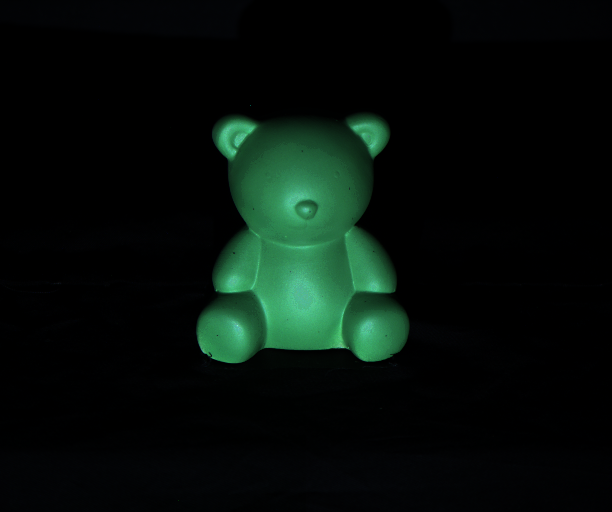
%> input picture Matlab/test_00/01001.png, 612 x 512 px; its folder holds only this picture in this run
$ octave testDecoupageIm.m   (GNU Octave 9; MATLAB toolbox functions it lacks are replaced by stand-ins)
%> lines starting %> are read from the running program, lines starting %| are printed output that depends on the picture
### Matlab/Decoupage.m
function [Imageoutput] = Decoupage(Imageinput, factor)
%DECOUPAGE renvoie une partie de l'image

% Vérifie que le facteur est compris entre 0 et 1
    if factor <= 0 || factor > 1
        error('Le facteur doit être un nombre entre 0 (exclus) et 1 (inclus).');
    end

    % Obtenir les dimensions de l'image originale
    [height, width] = size(Imageinput);

    % Calculer les nouvelles dimensions
    newHeight = round(height * factor);
    newWidth = round(width * factor);

    % Calculer les coordonnées de recadrage
    startY = round((height - newHeight) / 2) + 1;
    startX = round((width - newWidth) / 2) + 1;
    endY = startY + newHeight - 1;
    endX = startX + newWidth - 1;

    % Recadrer l'image
    Imageoutput = Imageinput(startY:endY, startX:endX, :);
end

### Matlab/testDecoupageIm.m
close all
clear all
clc

%% Récupération du jeu de données
folderPath = 'test_00';
nbVues = 5;

fileList = dir(folderPath);
fileList = fileList(3:end); % On enlève .. et .

%% Test avec la première image
imageRGB = imread(fullfile(folderPath, fileList(1).name));
%> imageRGB is the input picture: size 512x612x3 uint16; mean R, G, B 677.2, 1789.5, 1215.6
imageGray = rgb2gray(imageRGB);
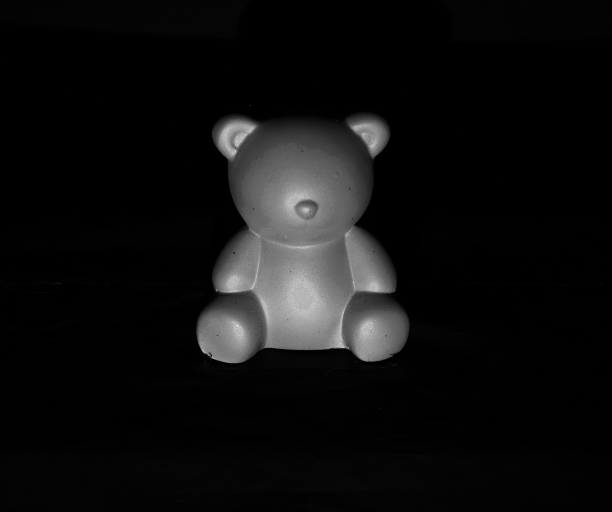
%> imageGray: size 512x612 uint16; min 0, max 23888, mean 1391.5; drawn with min black and max white
imageDecoup = Decoupage(imageGray, 0.3);
%> in Decoupage, `Imageoutput = Imageinput(startY:endY, startX:endX, :);`:
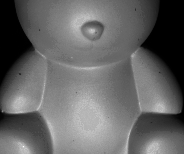
%> Imageoutput: size 154x184 uint16; min 6, max 23888, mean 9526.7; drawn with min black and max white
figure
imshow(imageGray)
figure
imshow(imageDecoup)

$ run again, on Matlab/test_00/01005.png
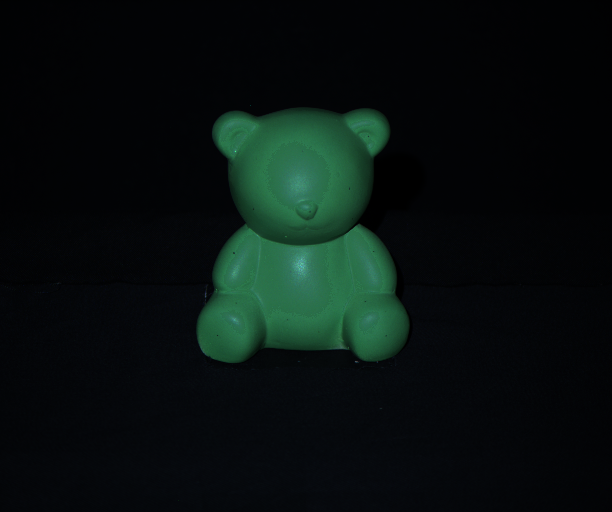
%> input picture Matlab/test_00/01005.png, 612 x 512 px
%> imageRGB is the input picture: size 512x612x3 uint16; mean R, G, B 1593.4, 3384.9, 2972.3
%> `imageGray = rgb2gray(imageRGB);`:
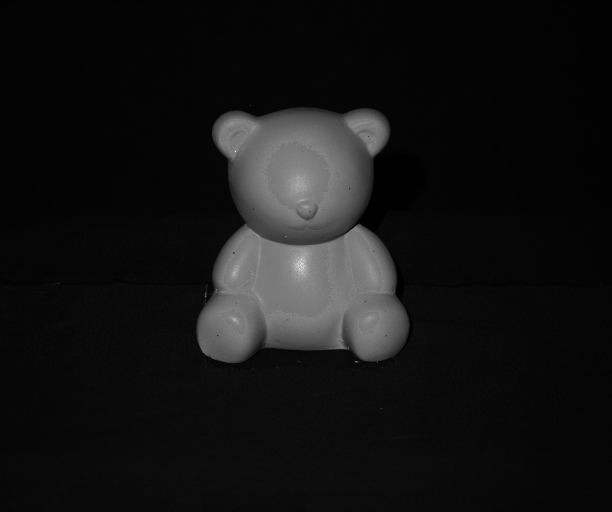
%> imageGray: size 512x612 uint16; min 44, max 35174, mean 2802.3; drawn with min black and max white
%> in Decoupage, `Imageoutput = Imageinput(startY:endY, startX:endX, :);`:
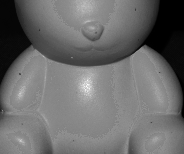
%> Imageoutput: size 154x184 uint16; min 55, max 31917, mean 13584.4; drawn with min black and max white

$ run again, on Matlab/test_00/01006.png
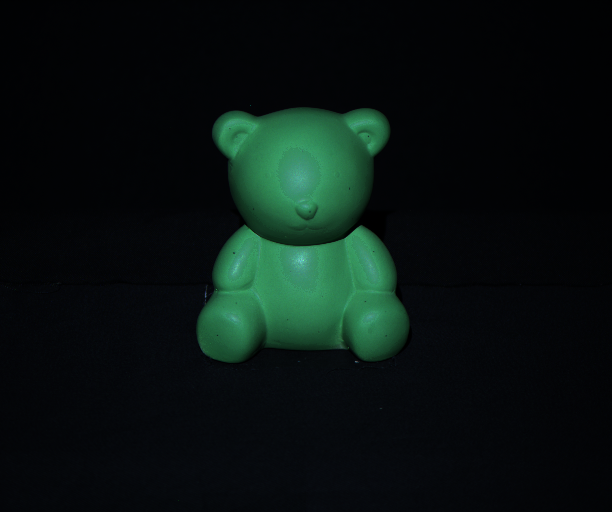
%> input picture Matlab/test_00/01006.png, 612 x 512 px
%> imageRGB is the input picture: size 512x612x3 uint16; mean R, G, B 1356.4, 2963.3, 2539.3
%> `imageGray = rgb2gray(imageRGB);`:
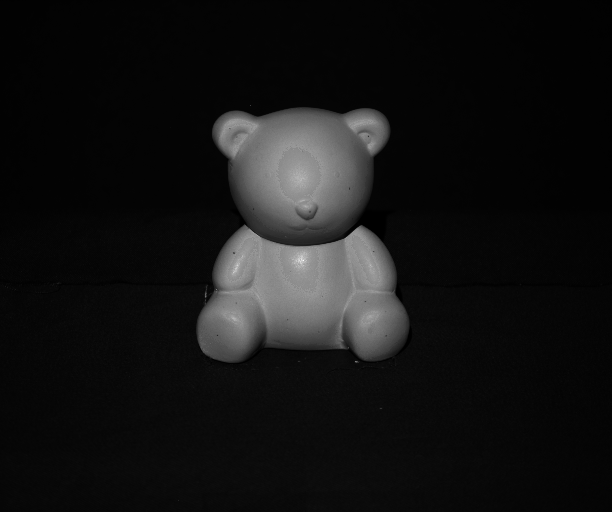
%> imageGray: size 512x612 uint16; min 89, max 30124, mean 2434.6; drawn with min black and max white
%> in Decoupage, `Imageoutput = Imageinput(startY:endY, startX:endX, :);`:
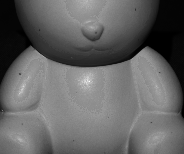
%> Imageoutput: size 154x184 uint16; min 89, max 30124, mean 11959.1; drawn with min black and max white

$ run again, on Matlab/test_00/01002.png
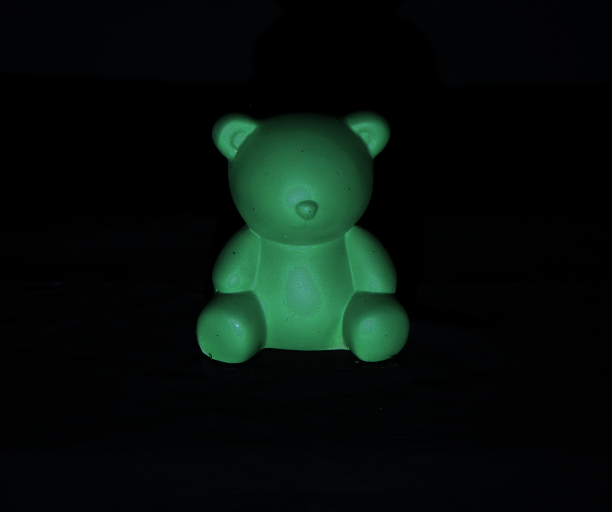
%> input picture Matlab/test_00/01002.png, 612 x 512 px
%> imageRGB is the input picture: size 512x612x3 uint16; mean R, G, B 919.6, 2290.7, 1670
%> `imageGray = rgb2gray(imageRGB);`:
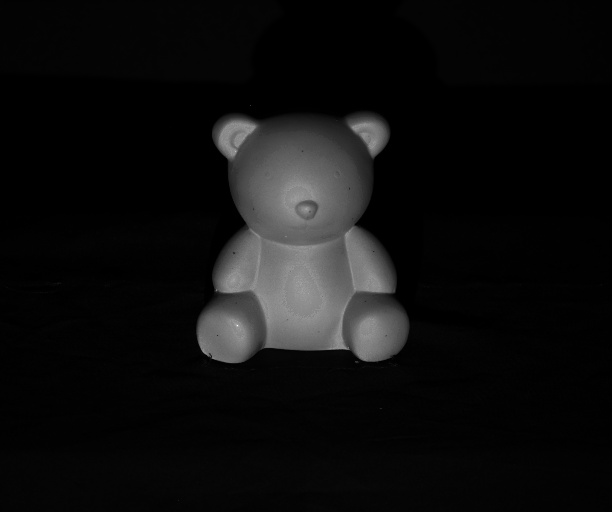
%> imageGray: size 512x612 uint16; min 0, max 31363, mean 1810.1; drawn with min black and max white
%> in Decoupage, `Imageoutput = Imageinput(startY:endY, startX:endX, :);`:
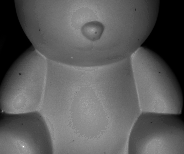
%> Imageoutput: size 154x184 uint16; min 20, max 31363, mean 11394.8; drawn with min black and max white
